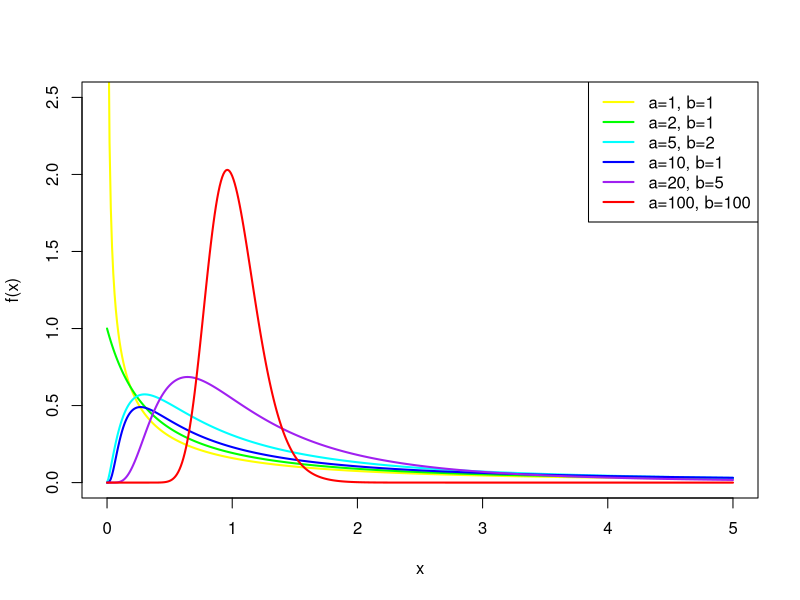

Write the R code that produced this figure.
par(mfrow = c(1,1))
plot(x = seq(0,5,0.01), y = df(x = seq(0,5,0.01), df1 = 1, df2 = 1), type = "l", col = "yellow", xlab = "x", ylab = "f(x)", lwd = 2, ylim = c(0,2.5))
lines(x = seq(0,5,0.01), y = df(x = seq(0,5,0.01), df1 = 2, df2 = 1), type = "l", col = "green", lwd = 2)
lines(x = seq(0,5,0.01), y = df(x = seq(0,5,0.01), df1 = 5, df2 = 2), type = "l", col = "cyan", lwd = 2)
lines(x = seq(0,5,0.01), y = df(x = seq(0,5,0.01), df1 = 10, df2 = 1), type = "l", col = "blue", lwd = 2)
lines(x = seq(0,5,0.01), y = df(x = seq(0,5,0.01), df1 = 20, df2 = 5), type = "l", col = "purple", lwd = 2)
lines(x = seq(0,5,0.01), y = df(x = seq(0,5,0.01), df1 = 100, df2 = 100), type = "l", col = "red", lwd = 2)
legend("topright", legend = c("a=1, b=1","a=2, b=1","a=5, b=2","a=10, b=1","a=20, b=5","a=100, b=100"),
       lty = 1, lwd = 2, col = c("yellow", "green", "cyan", "blue", "purple", "red"), cex = 1)

